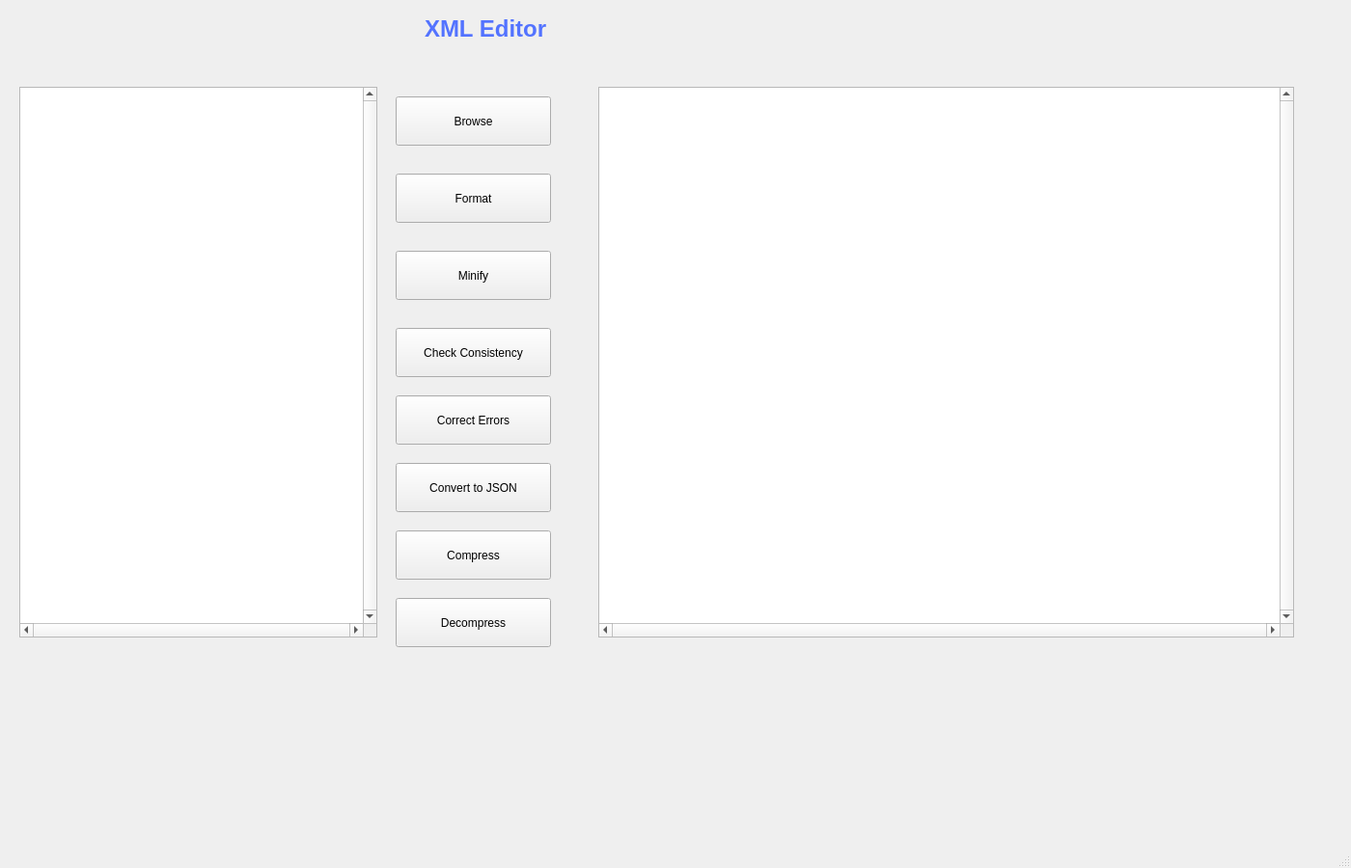
<?xml version="1.0" encoding="UTF-8"?>
<ui version="4.0">
 <class>MainWindow</class>
 <widget class="QMainWindow" name="MainWindow">
  <property name="geometry">
   <rect>
    <x>0</x>
    <y>0</y>
    <width>1400</width>
    <height>900</height>
   </rect>
  </property>
  <property name="windowTitle">
   <string>MainWindow</string>
  </property>
  <widget class="QWidget" name="centralwidget">
   <widget class="QTextBrowser" name="textBrowser">
    <property name="geometry">
     <rect>
      <x>20</x>
      <y>90</y>
      <width>371</width>
      <height>571</height>
     </rect>
    </property>
    <property name="verticalScrollBarPolicy">
     <enum>Qt::ScrollBarAlwaysOn</enum>
    </property>
    <property name="horizontalScrollBarPolicy">
     <enum>Qt::ScrollBarAlwaysOn</enum>
    </property>
    <property name="sizeAdjustPolicy">
     <enum>QAbstractScrollArea::AdjustToContents</enum>
    </property>
    <property name="overwriteMode">
     <bool>true</bool>
    </property>
    <property name="tabStopDistance">
     <double>20.000000000000000</double>
    </property>
   </widget>
   <widget class="QPlainTextEdit" name="plainTextEdit_2">
    <property name="geometry">
     <rect>
      <x>620</x>
      <y>90</y>
      <width>721</width>
      <height>571</height>
     </rect>
    </property>
    <property name="font">
     <font>
      <pointsize>12</pointsize>
      <stylestrategy>PreferAntialias</stylestrategy>
     </font>
    </property>
    <property name="tabletTracking">
     <bool>false</bool>
    </property>
    <property name="autoFillBackground">
     <bool>false</bool>
    </property>
    <property name="verticalScrollBarPolicy">
     <enum>Qt::ScrollBarAlwaysOn</enum>
    </property>
    <property name="horizontalScrollBarPolicy">
     <enum>Qt::ScrollBarAlwaysOn</enum>
    </property>
    <property name="sizeAdjustPolicy">
     <enum>QAbstractScrollArea::AdjustToContents</enum>
    </property>
    <property name="tabChangesFocus">
     <bool>true</bool>
    </property>
    <property name="undoRedoEnabled">
     <bool>false</bool>
    </property>
    <property name="tabStopDistance">
     <double>10.000000000000000</double>
    </property>
   </widget>
   <widget class="QLabel" name="label">
    <property name="geometry">
     <rect>
      <x>440</x>
      <y>10</y>
      <width>161</width>
      <height>41</height>
     </rect>
    </property>
    <property name="text">
     <string>&lt;html&gt;&lt;head/&gt;&lt;body&gt;&lt;p&gt;&lt;span style=&quot; font-size:18pt; font-weight:700; color:#5373ff;&quot;&gt;                       XML Editor &lt;/span&gt;&lt;/p&gt;&lt;/body&gt;&lt;/html&gt;</string>
    </property>
   </widget>
   <widget class="QPushButton" name="pushButton">
    <property name="geometry">
     <rect>
      <x>410</x>
      <y>100</y>
      <width>161</width>
      <height>51</height>
     </rect>
    </property>
    <property name="text">
     <string>Browse</string>
    </property>
   </widget>
   <widget class="QPushButton" name="pushButton_4">
    <property name="geometry">
     <rect>
      <x>410</x>
      <y>260</y>
      <width>161</width>
      <height>51</height>
     </rect>
    </property>
    <property name="text">
     <string>Minify</string>
    </property>
   </widget>
   <widget class="QPushButton" name="pushButton_3">
    <property name="geometry">
     <rect>
      <x>410</x>
      <y>180</y>
      <width>161</width>
      <height>51</height>
     </rect>
    </property>
    <property name="text">
     <string>Format</string>
    </property>
   </widget>
   <widget class="QPushButton" name="pushButton_6">
    <property name="geometry">
     <rect>
      <x>410</x>
      <y>480</y>
      <width>161</width>
      <height>51</height>
     </rect>
    </property>
    <property name="text">
     <string>Convert to JSON</string>
    </property>
   </widget>
   <widget class="QPushButton" name="pushButton_2">
    <property name="geometry">
     <rect>
      <x>410</x>
      <y>410</y>
      <width>161</width>
      <height>51</height>
     </rect>
    </property>
    <property name="text">
     <string>Correct Errors</string>
    </property>
   </widget>
   <widget class="QPushButton" name="pushButton_5">
    <property name="geometry">
     <rect>
      <x>410</x>
      <y>550</y>
      <width>161</width>
      <height>51</height>
     </rect>
    </property>
    <property name="text">
     <string>Compress</string>
    </property>
   </widget>
   <widget class="QPushButton" name="pushButton_8">
    <property name="geometry">
     <rect>
      <x>410</x>
      <y>620</y>
      <width>161</width>
      <height>51</height>
     </rect>
    </property>
    <property name="text">
     <string>Decompress</string>
    </property>
   </widget>
   <widget class="QPushButton" name="pushButton_7">
    <property name="geometry">
     <rect>
      <x>410</x>
      <y>340</y>
      <width>161</width>
      <height>51</height>
     </rect>
    </property>
    <property name="text">
     <string>Check Consistency</string>
    </property>
   </widget>
  </widget>
  <widget class="QMenuBar" name="menubar">
   <property name="geometry">
    <rect>
     <x>0</x>
     <y>0</y>
     <width>1400</width>
     <height>22</height>
    </rect>
   </property>
  </widget>
  <widget class="QStatusBar" name="statusbar"/>
 </widget>
 <resources/>
 <connections/>
</ui>
